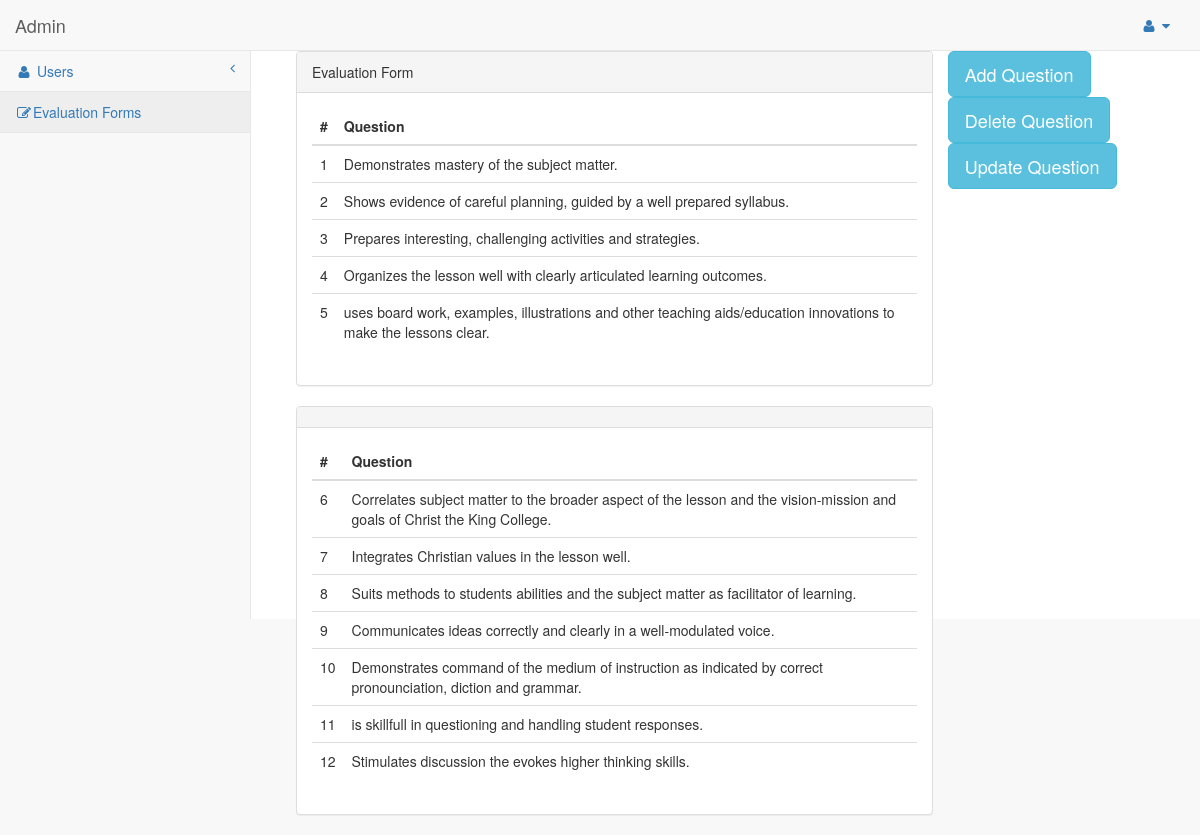
The page /pages/form.php on the database its author committed.
### tables this page shows
CREATE TABLE IF NOT EXISTS `tbl_forma` (
  `QID` int(3) NOT NULL,
  `AID` int(11) NOT NULL,
  `Question` text NOT NULL,
  `Semister` int(11) NOT NULL,
  `SY` varchar(20) NOT NULL,
  `Status` varchar(10) NOT NULL DEFAULT 'Active',
  PRIMARY KEY (`QID`)
);

### pages/form.php (the view, shortened to what this page needs)
<!DOCTYPE html>
<html lang="en">
<head>
    <link href="../vendor/bootstrap/css/bootstrap.min.css" rel="stylesheet">
    <link href="../vendor/metisMenu/metisMenu.min.css" rel="stylesheet">
    <link href="../dist/css/sb-admin-2.css" rel="stylesheet">
    <link href="../vendor/morrisjs/morris.css" rel="stylesheet">
    <link href="../vendor/font-awesome/css/font-awesome.min.css" rel="stylesheet" type="text/css">
</head>
<body>
    <div id="wrapper">
        <nav class="navbar navbar-default navbar-static-top" role="navigation" style="margin-bottom: 0">
            <div class="navbar-header">
                <a class="navbar-brand" href="index.php">Admin </a>
            </div>
            <ul class="nav navbar-top-links navbar-right">
                <li class="dropdown">  <li class="dropdown">
                    <a class="dropdown-toggle" data-toggle="dropdown" href="#">
                        <i class="fa fa-user fa-fw"></i> <i class="fa fa-caret-down"></i>
                    </a>
                </li>
                </li>
            </ul>
            <div class="navbar-default sidebar" role="navigation">
                <div class="sidebar-nav navbar-collapse">
                    <ul class="nav" id="side-menu">
                        <li>
                            <a href="#"><i class="fa fa-user fa-fw"></i> Users<span class="fa arrow"></span></a>
                        </li>
                        <li>
                            <a href="form.php"><i class="fa fa-edit fa-fw"></i>Evaluation Forms</a>
                        </li>
                            </ul>
                </div>
            </div>
        </nav>
        <div id="page-wrapper">
            <div class="col-lg-9">
                    <div class="panel panel-default">
                        <div class="panel-heading">
                            Evaluation Form
                        </div>
                        <div class="panel-body">
                            <div class="table-responsive">
                                <table class="table">
                                    <thead>
                                        <tr>
                                            <th>#</th>
                                            <th>Question</th>
                                        </tr>
                                    </thead>
                                    <tbody>
											<?php
$servername = "localhost";
$username = "root";
$password = "";
$dbname = "evaluation";
$conn = new mysqli($servername, $username, $password, $dbname);
$sql = "SELECT QID,Question FROM tbl_forma WHERE AID='1'";
$result = $conn->query($sql);
if ($result->num_rows > 0) {
    while($row = $result->fetch_assoc()) {
         echo '<tr><td>'.$row["QID"].'</td><td>'.$row["Question"].'</td></tr>';
    }
} else {
    echo "0 results";
}
?>
                                    </tbody>
                                </table>
                            </div>
                        </div>
                    </div>
                </div>
				   <div class="col-lg-9">
                    <div class="panel panel-default">
                        <div class="panel-heading">
                        </div>
                        <div class="panel-body">
                            <div class="table-responsive">
                                <table class="table">
                                    <thead>
                                        <tr>
                                            <th>#</th>
                                            <th>Question</th>
                                        </tr>
                                    </thead>
                                    <tbody>
<?php
$sql = "SELECT QID,Question FROM tbl_forma WHERE AID='2'";
$result = $conn->query($sql);
if ($result->num_rows > 0) {
    while($row = $result->fetch_assoc()) {
         echo '<tr><td>'.$row["QID"].'</td><td>'.$row["Question"].'</td></tr>';
    }
} else {
    echo "0 results";
}
?>
		 </tbody>
                                </table>
                            </div>
                        </div>
                    </div>
                </div>
              <button type="button" class="btn btn-info btn-lg" data-toggle="modal" data-target="#myModal">Add Question</button>
  <button type="button" class="btn btn-info btn-lg" data-toggle="modal" data-target="#myModal1">Delete Question</button>
 <button type="button" class="btn btn-info btn-lg" data-toggle="modal" data-target="#myModal2">Update Question</button>
    </div>
</body>
</html>

### rows shown on the page
tbl_forma: QID "1", Question "Demonstrates mastery of the subject matter."
tbl_forma: QID "2", Question "Shows evidence of careful planning, guided by a well prepared syllabus."
tbl_forma: QID "3", Question "Prepares interesting, challenging activities and strategies."
tbl_forma: QID "4", Question "Organizes the lesson well with clearly articulated learning outcomes."
tbl_forma: QID "5", Question "uses board work, examples, illustrations and other teaching aids/education innovations to make the lessons clear."
tbl_forma: QID "6", Question "Correlates subject matter to the broader aspect of the lesson and the vision-mission and goals of Christ the King College."
tbl_forma: QID "7", Question "Integrates Christian values in the lesson well."
tbl_forma: QID "8", Question "Suits methods to students abilities and the subject matter as facilitator of learning."
tbl_forma: QID "9", Question "Communicates ideas correctly and clearly in a well-modulated voice."
tbl_forma: QID "10", Question "Demonstrates command of the medium of instruction as indicated by correct pronounciation, diction and grammar."
tbl_forma: QID "11", Question "is skillfull in questioning and handling student responses."
tbl_forma: QID "12", Question "Stimulates discussion the evokes higher thinking skills."
